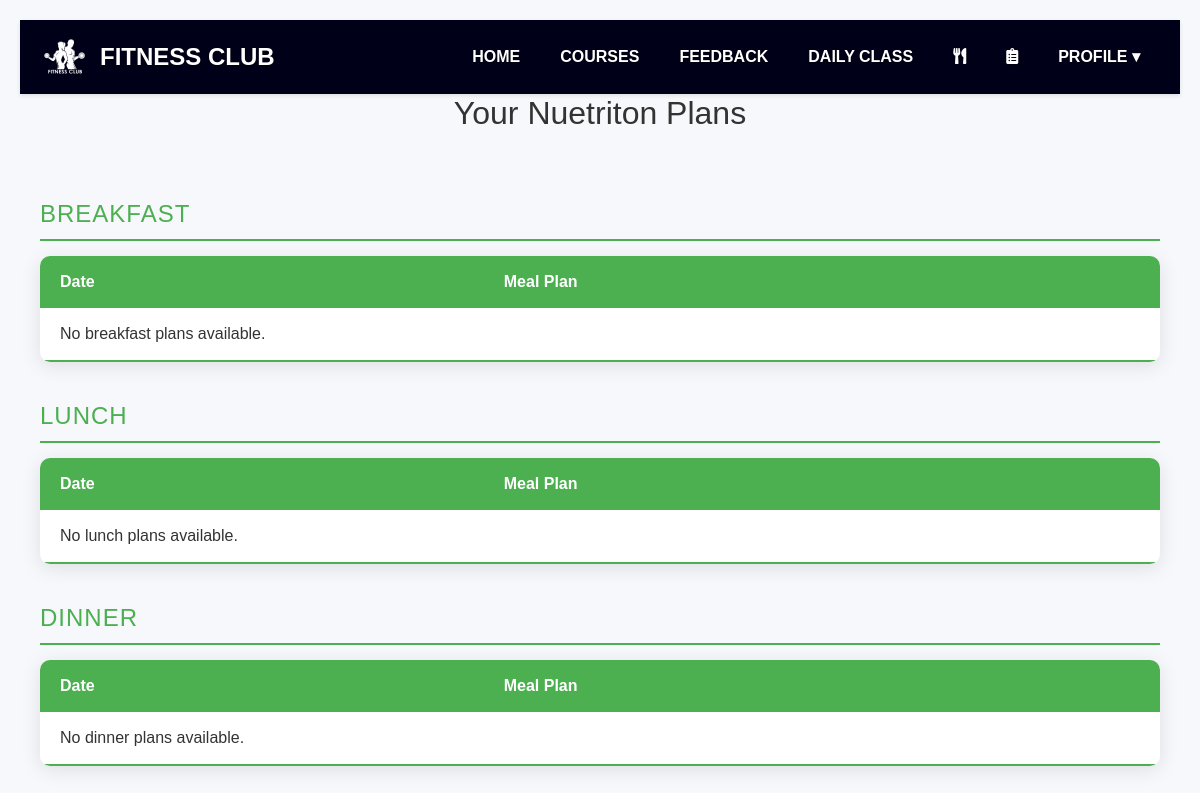
Before: /eating-plan/ (signed in) with the older database file.
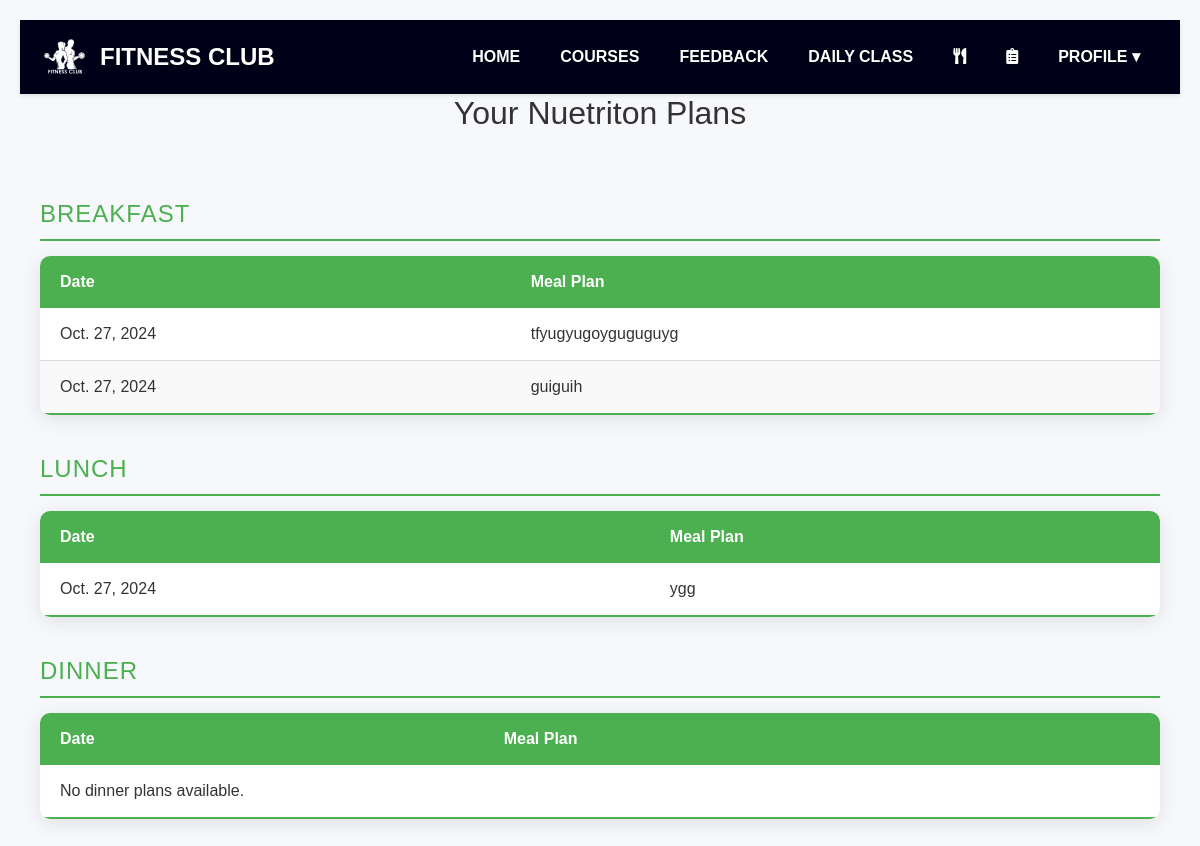
After: the same page with the newer database file.
### gymapp/models.py (models this page shows, shortened)
class EatingPlan(models.Model):
    user = models.ForeignKey(User, null=True, on_delete=models.CASCADE)  # Make user nullable
    MEAL_CHOICES = [
        ('Breakfast', 'Breakfast'),
        ('Lunch', 'Lunch'),
        ('Dinner', 'Dinner'),
    ]
    date = models.DateField()
    meal_plan = models.TextField()
    meal_type = models.CharField(max_length=10, choices=MEAL_CHOICES, default='Breakfast')

### gymapp/views.py (the view)
# urls.py: path('eating-plan/',views.eating_plan_view, name='eating_plan'),
def eating_plan_view(request):
    current_user = request.user
    breakfast_plans = EatingPlan.objects.filter(meal_type="Breakfast")
    lunch_plans = EatingPlan.objects.filter(meal_type="Lunch")
    dinner_plans = EatingPlan.objects.filter(meal_type="Dinner")
    context = {
        'breakfast_plans': breakfast_plans,
        'lunch_plans': lunch_plans,
        'dinner_plans': dinner_plans,
    }
    return render(request, 'eating_plan.html', context)

### gymapp/templates/eating_plan.html (shortened to what this page needs)
{% extends 'base.html' %}
{% load static %}
{% block content %}
<h2 style="text-align: center; color: #333; font-family: 'Arial', sans-serif;">Your Nuetriton Plans</h2>
<div class="container">
    <div class="meal-section">
        <h3>Breakfast</h3>
        <table class="styled-table">
            <thead>
                <tr>
                    <th>Date</th>
                    <th>Meal Plan</th>
                </tr>
            </thead>
            <tbody>
                {% for plan in breakfast_plans %}
                    <tr>
                        <td>{{ plan.date }}</td>
                        <td>{{ plan.meal_plan }}</td>
                    </tr>
                {% empty %}
                    <tr>
                        <td colspan="2">No breakfast plans available.</td>
                    </tr>
                {% endfor %}
            </tbody>
        </table>
    </div>
    <div class="meal-section">
        <h3>Lunch</h3>
        <table class="styled-table">
            <thead>
                <tr>
                    <th>Date</th>
                    <th>Meal Plan</th>
                </tr>
            </thead>
            <tbody>
                {% for plan in lunch_plans %}
                    <tr>
                        <td>{{ plan.date }}</td>
                        <td>{{ plan.meal_plan }}</td>
                    </tr>
                {% empty %}
                    <tr>
                        <td colspan="2">No lunch plans available.</td>
                    </tr>
                {% endfor %}
            </tbody>
        </table>
    </div>
    <div class="meal-section">
        <h3>Dinner</h3>
        <table class="styled-table">
            <thead>
                <tr>
                    <th>Date</th>
                    <th>Meal Plan</th>
                </tr>
            </thead>
            <tbody>
                {% for plan in dinner_plans %}
                    <tr>
                        <td>{{ plan.date }}</td>
                        <td>{{ plan.meal_plan }}</td>
                    </tr>
                {% empty %}
                    <tr>
                        <td colspan="2">No dinner plans available.</td>
                    </tr>
                {% endfor %}
            </tbody>
        </table>
    </div>
</div>
{% endblock %}

### gymapp/templates/base.html (shortened to what this page needs)
{% load static %}
<!DOCTYPE html>
<html lang="en">
<head>
    <link href="https://cdn.jsdelivr.net/npm/bootstrap@5.3.3/dist/css/bootstrap.min.css" rel="stylesheet">
    <link rel="stylesheet" href="https://cdnjs.cloudflare.com/ajax/libs/font-awesome/5.15.4/css/all.min.css">
</head>
<body>
    {% if request.user.is_authenticated %}
        <nav>
            <div class="logo">
                <img src="{% static 'images/logo1.png' %}" alt="Company Logo">
                <h1>FITNESS CLUB</h1>
            </div>
            <ul>
                <li><a href="{% url 'home' %}">Home</a></li>
                <li><a href="{% url 'course_list' %}">Courses</a></li>
                <li><a href="{% url 'feedback' %}">Feedback</a></li>
                <li><a href="{% url 'daily_class' %}">Daily Class</a></li>
                <li><a href="{% url 'eating_plan' %}"><i class="fas fa-utensils"></i></a></li>
                <li><a href="{% url 'dieting_plan' %}"><i class="fas fa-clipboard-list"></i></a></li>
                <li>
                    <a href="#">Profile &#9662;</a>
                </li>
            </ul>
        </nav>
    {% endif %}
    {% block content %}{% endblock %}
</body>
</html>

### gymapp/templates/base.html (style rules this page uses)
body { font-family: 'Arial', sans-serif; margin: 0; padding: 0; background-color: #f4f4f4; overflow-x: hidden; }
nav { background-color: rgb(0, 0, 24); padding: 10px 20px; position: sticky; top: 0; width: 100%; z-index: 1000; display: flex; justify-content: space-between; align-items: center; box-shadow: 0 2px 4px rgba(0, 0, 0, 0.1); }
.logo { display: flex; align-items: center; }
.logo img { height: 50px; margin-right: 10px; }
.logo h1 { color: white; font-size: 1.5rem; margin: 0; font-weight: bold; text-transform: uppercase; text-shadow: 0px 1px 2px rgba(0, 0, 0, 0.5); }
nav ul { list-style-type: none; margin: 0; padding: 0; display: flex; justify-content: center; align-items: center; }
nav ul li { position: relative; }
nav ul li a { color: white; text-decoration: none; padding: 15px 20px; display: block; font-weight: bold; text-transform: uppercase; transition: background-color 0.3s ease, color 0.3s ease; text-shadow: 0px 1px 2px rgba(0, 0, 0, 0.5); }

### gymapp/templates/eating_plan.html (style rules this page uses)
body { font-family: Arial, sans-serif; background-color: #f7f8fc; color: #333; margin: 0; padding: 20px; }
.container { max-width: 1200px; margin: 0 auto; padding: 20px; }
.styled-table { width: 100%; border-collapse: collapse; font-size: 1rem; background-color: #fff; box-shadow: 0 4px 20px rgba(0, 0, 0, 0.1); border-radius: 10px; overflow: hidden; margin-bottom: 40px; }
.styled-table thead tr { background-color: #4CAF50; color: #ffffff; font-weight: bold; }
.styled-table th, .styled-table td { padding: 14px 20px; text-align: left; }
.styled-table tbody tr { border-bottom: 1px solid #dddddd; transition: background-color 0.3s ease; }
.styled-table tbody tr:nth-of-type(even) { background-color: #f9f9f9; }
.styled-table tbody tr:last-of-type { border-bottom: 2px solid #4CAF50; }
.meal-section { margin-top: 40px; }
.meal-section h3 { color: #4CAF50; font-size: 1.5rem; margin-bottom: 15px; font-weight: normal; text-transform: uppercase; letter-spacing: 1px; padding-bottom: 10px; border-bottom: 2px solid #4CAF50; }

Changed rows visible on the page:
added EatingPlan: date "Oct. 27, 2024", meal_plan "tfyugyugoyguguguyg", shown under "BREAKFAST"
added EatingPlan: date "Oct. 27, 2024", meal_plan "guiguih", shown under "BREAKFAST"
added EatingPlan: date "Oct. 27, 2024", meal_plan "ygg", shown under "LUNCH"
Other visible differences:
text no longer shown: "No breakfast plans available. No lunch plans available."
